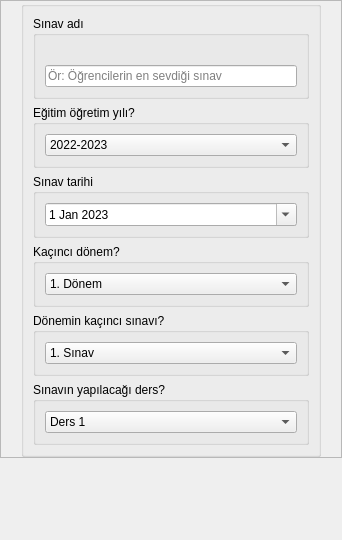
<?xml version="1.0" encoding="UTF-8"?>
<ui version="4.0">
 <class>Frame</class>
 <widget class="QFrame" name="Frame">
  <property name="geometry">
   <rect>
    <x>0</x>
    <y>0</y>
    <width>342</width>
    <height>540</height>
   </rect>
  </property>
  <property name="windowTitle">
   <string>Frame</string>
  </property>
  <layout class="QHBoxLayout" name="horizontalLayout">
   <property name="spacing">
    <number>0</number>
   </property>
   <property name="leftMargin">
    <number>0</number>
   </property>
   <property name="topMargin">
    <number>0</number>
   </property>
   <property name="rightMargin">
    <number>0</number>
   </property>
   <property name="bottomMargin">
    <number>0</number>
   </property>
   <item alignment="Qt::AlignTop">
    <widget class="QFrame" name="frame">
     <property name="frameShape">
      <enum>QFrame::StyledPanel</enum>
     </property>
     <property name="frameShadow">
      <enum>QFrame::Raised</enum>
     </property>
     <layout class="QHBoxLayout" name="horizontalLayout_5">
      <property name="spacing">
       <number>0</number>
      </property>
      <property name="leftMargin">
       <number>0</number>
      </property>
      <property name="topMargin">
       <number>0</number>
      </property>
      <property name="rightMargin">
       <number>0</number>
      </property>
      <property name="bottomMargin">
       <number>0</number>
      </property>
      <item>
       <widget class="QGroupBox" name="mainGroupBox">
        <property name="sizePolicy">
         <sizepolicy hsizetype="Fixed" vsizetype="Fixed">
          <horstretch>0</horstretch>
          <verstretch>0</verstretch>
         </sizepolicy>
        </property>
        <property name="minimumSize">
         <size>
          <width>300</width>
          <height>0</height>
         </size>
        </property>
        <property name="title">
         <string/>
        </property>
        <layout class="QVBoxLayout" name="verticalLayout_10">
         <property name="leftMargin">
          <number>9</number>
         </property>
         <property name="topMargin">
          <number>9</number>
         </property>
         <property name="bottomMargin">
          <number>9</number>
         </property>
         <item>
          <widget class="QGroupBox" name="groupBox_20">
           <property name="title">
            <string>Sınav adı</string>
           </property>
           <layout class="QVBoxLayout" name="verticalLayout_4">
            <item>
             <widget class="QLabel" name="sinavAdiLabel">
              <property name="styleSheet">
               <string notr="true">color: rgb(246, 97, 81);</string>
              </property>
              <property name="text">
               <string/>
              </property>
             </widget>
            </item>
            <item>
             <widget class="QLineEdit" name="sinavAdi">
              <property name="placeholderText">
               <string>Ör: Öğrencilerin en sevdiği sınav</string>
              </property>
              <property name="clearButtonEnabled">
               <bool>true</bool>
              </property>
             </widget>
            </item>
           </layout>
          </widget>
         </item>
         <item>
          <widget class="QGroupBox" name="groupBox_25">
           <property name="title">
            <string>Eğitim öğretim yılı?</string>
           </property>
           <layout class="QHBoxLayout" name="horizontalLayout_3">
            <item>
             <widget class="QComboBox" name="egitimOgretimYili">
              <property name="maximumSize">
               <size>
                <width>64000</width>
                <height>16777215</height>
               </size>
              </property>
              <item>
               <property name="text">
                <string>2022-2023</string>
               </property>
              </item>
              <item>
               <property name="text">
                <string>2023-2024</string>
               </property>
              </item>
              <item>
               <property name="text">
                <string>2024-2025</string>
               </property>
              </item>
              <item>
               <property name="text">
                <string>2025-2026</string>
               </property>
              </item>
              <item>
               <property name="text">
                <string>2026-2027</string>
               </property>
              </item>
              <item>
               <property name="text">
                <string>2028-2029</string>
               </property>
              </item>
              <item>
               <property name="text">
                <string>2029-2030</string>
               </property>
              </item>
             </widget>
            </item>
           </layout>
          </widget>
         </item>
         <item>
          <widget class="QGroupBox" name="groupBox_23">
           <property name="title">
            <string>Sınav tarihi</string>
           </property>
           <layout class="QHBoxLayout" name="horizontalLayout_23">
            <item>
             <widget class="QDateEdit" name="sinavTarihi">
              <property name="maximumDate">
               <date>
                <year>3001</year>
                <month>12</month>
                <day>31</day>
               </date>
              </property>
              <property name="minimumDate">
               <date>
                <year>2020</year>
                <month>1</month>
                <day>1</day>
               </date>
              </property>
              <property name="calendarPopup">
               <bool>true</bool>
              </property>
              <property name="date">
               <date>
                <year>2023</year>
                <month>1</month>
                <day>1</day>
               </date>
              </property>
             </widget>
            </item>
           </layout>
          </widget>
         </item>
         <item>
          <widget class="QGroupBox" name="groupBox_26">
           <property name="title">
            <string>Kaçıncı dönem?</string>
           </property>
           <layout class="QHBoxLayout" name="horizontalLayout_4">
            <item>
             <widget class="QComboBox" name="kacinciDonem">
              <property name="maximumSize">
               <size>
                <width>64000</width>
                <height>16777215</height>
               </size>
              </property>
              <item>
               <property name="text">
                <string>1. Dönem</string>
               </property>
              </item>
              <item>
               <property name="text">
                <string>2. Dönem</string>
               </property>
              </item>
             </widget>
            </item>
           </layout>
          </widget>
         </item>
         <item>
          <widget class="QGroupBox" name="groupBox_24">
           <property name="title">
            <string>Dönemin kaçıncı sınavı?</string>
           </property>
           <layout class="QHBoxLayout" name="horizontalLayout_2">
            <item>
             <widget class="QComboBox" name="doneminKacinciSinavi">
              <property name="maximumSize">
               <size>
                <width>64000</width>
                <height>16777215</height>
               </size>
              </property>
              <item>
               <property name="text">
                <string>1. Sınav</string>
               </property>
              </item>
              <item>
               <property name="text">
                <string>2. Sınav</string>
               </property>
              </item>
              <item>
               <property name="text">
                <string>3. Sınav</string>
               </property>
              </item>
              <item>
               <property name="text">
                <string>4. Sınav</string>
               </property>
              </item>
              <item>
               <property name="text">
                <string>5. Sınav</string>
               </property>
              </item>
              <item>
               <property name="text">
                <string>6. Sınav</string>
               </property>
              </item>
              <item>
               <property name="text">
                <string>7. Sınav</string>
               </property>
              </item>
              <item>
               <property name="text">
                <string>8. Sınav</string>
               </property>
              </item>
              <item>
               <property name="text">
                <string>9. Sınav</string>
               </property>
              </item>
              <item>
               <property name="text">
                <string>10. Sınav</string>
               </property>
              </item>
             </widget>
            </item>
           </layout>
          </widget>
         </item>
         <item>
          <widget class="QGroupBox" name="groupBox_21">
           <property name="title">
            <string>Sınavın yapılacağı ders?</string>
           </property>
           <layout class="QHBoxLayout" name="horizontalLayout_24">
            <item>
             <widget class="QComboBox" name="kacinciDers">
              <property name="maximumSize">
               <size>
                <width>64000</width>
                <height>16777215</height>
               </size>
              </property>
              <item>
               <property name="text">
                <string>Ders 1</string>
               </property>
              </item>
              <item>
               <property name="text">
                <string>Ders 2</string>
               </property>
              </item>
              <item>
               <property name="text">
                <string>Ders 3</string>
               </property>
              </item>
              <item>
               <property name="text">
                <string>Ders 4</string>
               </property>
              </item>
              <item>
               <property name="text">
                <string>Ders 5</string>
               </property>
              </item>
              <item>
               <property name="text">
                <string>Ders 6</string>
               </property>
              </item>
              <item>
               <property name="text">
                <string>Ders 7</string>
               </property>
              </item>
              <item>
               <property name="text">
                <string>Ders 8</string>
               </property>
              </item>
              <item>
               <property name="text">
                <string>Ders 9</string>
               </property>
              </item>
              <item>
               <property name="text">
                <string>Ders10</string>
               </property>
              </item>
              <item>
               <property name="text">
                <string>Ders 11</string>
               </property>
              </item>
              <item>
               <property name="text">
                <string>Ders 12</string>
               </property>
              </item>
             </widget>
            </item>
           </layout>
          </widget>
         </item>
        </layout>
       </widget>
      </item>
     </layout>
    </widget>
   </item>
  </layout>
 </widget>
 <resources/>
 <connections/>
</ui>
